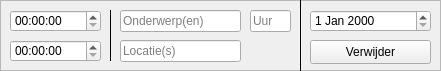
<?xml version="1.0" encoding="UTF-8"?>
<ui version="4.0">
 <class>Afspraak</class>
 <widget class="QFrame" name="Afspraak">
  <property name="geometry">
   <rect>
    <x>0</x>
    <y>0</y>
    <width>441</width>
    <height>71</height>
   </rect>
  </property>
  <property name="minimumSize">
   <size>
    <width>441</width>
    <height>71</height>
   </size>
  </property>
  <property name="maximumSize">
   <size>
    <width>441</width>
    <height>71</height>
   </size>
  </property>
  <property name="windowTitle">
   <string>Frame</string>
  </property>
  <property name="frameShape">
   <enum>QFrame::Shape::StyledPanel</enum>
  </property>
  <widget class="QLineEdit" name="lesuur">
   <property name="geometry">
    <rect>
     <x>250</x>
     <y>10</y>
     <width>41</width>
     <height>22</height>
    </rect>
   </property>
   <property name="maxLength">
    <number>5</number>
   </property>
   <property name="placeholderText">
    <string>Uur</string>
   </property>
  </widget>
  <widget class="Line" name="line">
   <property name="geometry">
    <rect>
     <x>100</x>
     <y>10</y>
     <width>21</width>
     <height>51</height>
    </rect>
   </property>
   <property name="frameShadow">
    <enum>QFrame::Shadow::Plain</enum>
   </property>
   <property name="orientation">
    <enum>Qt::Orientation::Vertical</enum>
   </property>
  </widget>
  <widget class="QLineEdit" name="onderwerpen">
   <property name="geometry">
    <rect>
     <x>120</x>
     <y>10</y>
     <width>121</width>
     <height>22</height>
    </rect>
   </property>
   <property name="maxLength">
    <number>12</number>
   </property>
   <property name="placeholderText">
    <string>Onderwerp(en)</string>
   </property>
  </widget>
  <widget class="QLineEdit" name="locaties">
   <property name="geometry">
    <rect>
     <x>120</x>
     <y>40</y>
     <width>121</width>
     <height>22</height>
    </rect>
   </property>
   <property name="maxLength">
    <number>12</number>
   </property>
   <property name="placeholderText">
    <string>Locatie(s)</string>
   </property>
  </widget>
  <widget class="QPushButton" name="verwijderButton">
   <property name="geometry">
    <rect>
     <x>310</x>
     <y>40</y>
     <width>121</width>
     <height>24</height>
    </rect>
   </property>
   <property name="text">
    <string>Verwijder</string>
   </property>
  </widget>
  <widget class="QTimeEdit" name="startTime">
   <property name="geometry">
    <rect>
     <x>10</x>
     <y>10</y>
     <width>91</width>
     <height>22</height>
    </rect>
   </property>
  </widget>
  <widget class="QTimeEdit" name="endTime">
   <property name="geometry">
    <rect>
     <x>10</x>
     <y>40</y>
     <width>91</width>
     <height>22</height>
    </rect>
   </property>
  </widget>
  <widget class="QDateEdit" name="datum">
   <property name="geometry">
    <rect>
     <x>310</x>
     <y>10</y>
     <width>121</width>
     <height>22</height>
    </rect>
   </property>
  </widget>
  <widget class="Line" name="line_2">
   <property name="geometry">
    <rect>
     <x>290</x>
     <y>0</y>
     <width>21</width>
     <height>71</height>
    </rect>
   </property>
   <property name="frameShadow">
    <enum>QFrame::Shadow::Plain</enum>
   </property>
   <property name="orientation">
    <enum>Qt::Orientation::Vertical</enum>
   </property>
  </widget>
 </widget>
 <tabstops>
  <tabstop>startTime</tabstop>
  <tabstop>endTime</tabstop>
  <tabstop>onderwerpen</tabstop>
  <tabstop>locaties</tabstop>
  <tabstop>lesuur</tabstop>
  <tabstop>datum</tabstop>
  <tabstop>verwijderButton</tabstop>
 </tabstops>
 <resources/>
 <connections/>
</ui>
